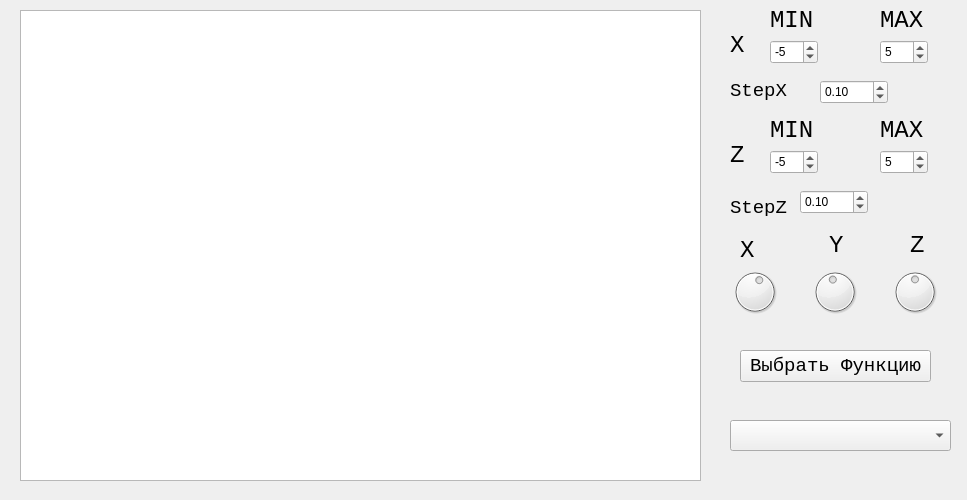
<?xml version="1.0" encoding="UTF-8"?>
<ui version="4.0">
 <class>MainWindow</class>
 <widget class="QMainWindow" name="MainWindow">
  <property name="geometry">
   <rect>
    <x>0</x>
    <y>0</y>
    <width>967</width>
    <height>500</height>
   </rect>
  </property>
  <property name="windowTitle">
   <string>Алгоритм плавающего горизонта</string>
  </property>
  <widget class="QWidget" name="centralwidget">
   <widget class="QGraphicsView" name="view">
    <property name="geometry">
     <rect>
      <x>20</x>
      <y>10</y>
      <width>681</width>
      <height>471</height>
     </rect>
    </property>
   </widget>
   <widget class="QSpinBox" name="z_max">
    <property name="geometry">
     <rect>
      <x>880</x>
      <y>150</y>
      <width>48</width>
      <height>24</height>
     </rect>
    </property>
    <property name="minimum">
     <number>-601</number>
    </property>
    <property name="maximum">
     <number>601</number>
    </property>
    <property name="value">
     <number>5</number>
    </property>
   </widget>
   <widget class="QSpinBox" name="x_min">
    <property name="geometry">
     <rect>
      <x>770</x>
      <y>40</y>
      <width>48</width>
      <height>24</height>
     </rect>
    </property>
    <property name="minimum">
     <number>-711</number>
    </property>
    <property name="maximum">
     <number>711</number>
    </property>
    <property name="value">
     <number>-5</number>
    </property>
   </widget>
   <widget class="QLabel" name="label">
    <property name="geometry">
     <rect>
      <x>730</x>
      <y>35</y>
      <width>21</width>
      <height>21</height>
     </rect>
    </property>
    <property name="font">
     <font>
      <family>Courier New</family>
      <pointsize>18</pointsize>
     </font>
    </property>
    <property name="text">
     <string>X</string>
    </property>
   </widget>
   <widget class="QLabel" name="label_2">
    <property name="geometry">
     <rect>
      <x>730</x>
      <y>140</y>
      <width>21</width>
      <height>31</height>
     </rect>
    </property>
    <property name="font">
     <font>
      <family>Courier New</family>
      <pointsize>18</pointsize>
     </font>
    </property>
    <property name="text">
     <string>Z</string>
    </property>
   </widget>
   <widget class="QLabel" name="label_3">
    <property name="geometry">
     <rect>
      <x>730</x>
      <y>80</y>
      <width>81</width>
      <height>21</height>
     </rect>
    </property>
    <property name="font">
     <font>
      <family>Courier New</family>
      <pointsize>14</pointsize>
     </font>
    </property>
    <property name="text">
     <string>StepX</string>
    </property>
   </widget>
   <widget class="QLabel" name="label_4">
    <property name="geometry">
     <rect>
      <x>730</x>
      <y>200</y>
      <width>71</width>
      <height>16</height>
     </rect>
    </property>
    <property name="font">
     <font>
      <family>Courier New</family>
      <pointsize>14</pointsize>
     </font>
    </property>
    <property name="text">
     <string>StepZ</string>
    </property>
   </widget>
   <widget class="QDial" name="dial_x">
    <property name="geometry">
     <rect>
      <x>730</x>
      <y>260</y>
      <width>50</width>
      <height>64</height>
     </rect>
    </property>
    <property name="minimum">
     <number>-180</number>
    </property>
    <property name="maximum">
     <number>180</number>
    </property>
    <property name="value">
     <number>20</number>
    </property>
    <property name="wrapping">
     <bool>true</bool>
    </property>
   </widget>
   <widget class="QDial" name="dial_y">
    <property name="geometry">
     <rect>
      <x>810</x>
      <y>260</y>
      <width>50</width>
      <height>64</height>
     </rect>
    </property>
    <property name="minimum">
     <number>-180</number>
    </property>
    <property name="maximum">
     <number>180</number>
    </property>
    <property name="value">
     <number>-10</number>
    </property>
    <property name="wrapping">
     <bool>true</bool>
    </property>
   </widget>
   <widget class="QDial" name="dial_z">
    <property name="geometry">
     <rect>
      <x>890</x>
      <y>260</y>
      <width>50</width>
      <height>64</height>
     </rect>
    </property>
    <property name="minimum">
     <number>-45</number>
    </property>
    <property name="maximum">
     <number>45</number>
    </property>
    <property name="value">
     <number>0</number>
    </property>
    <property name="wrapping">
     <bool>true</bool>
    </property>
   </widget>
   <widget class="QLabel" name="label_5">
    <property name="geometry">
     <rect>
      <x>740</x>
      <y>240</y>
      <width>21</width>
      <height>21</height>
     </rect>
    </property>
    <property name="font">
     <font>
      <family>Courier New</family>
      <pointsize>18</pointsize>
     </font>
    </property>
    <property name="text">
     <string>X</string>
    </property>
   </widget>
   <widget class="QLabel" name="label_6">
    <property name="geometry">
     <rect>
      <x>829</x>
      <y>230</y>
      <width>21</width>
      <height>31</height>
     </rect>
    </property>
    <property name="font">
     <font>
      <family>Courier New</family>
      <pointsize>18</pointsize>
     </font>
    </property>
    <property name="text">
     <string>Y</string>
    </property>
   </widget>
   <widget class="QLabel" name="label_7">
    <property name="geometry">
     <rect>
      <x>910</x>
      <y>230</y>
      <width>20</width>
      <height>31</height>
     </rect>
    </property>
    <property name="font">
     <font>
      <family>Courier New</family>
      <pointsize>18</pointsize>
     </font>
    </property>
    <property name="text">
     <string>Z</string>
    </property>
   </widget>
   <widget class="QSpinBox" name="x_max">
    <property name="geometry">
     <rect>
      <x>880</x>
      <y>40</y>
      <width>48</width>
      <height>24</height>
     </rect>
    </property>
    <property name="minimum">
     <number>-711</number>
    </property>
    <property name="maximum">
     <number>711</number>
    </property>
    <property name="value">
     <number>5</number>
    </property>
   </widget>
   <widget class="QLabel" name="label_8">
    <property name="geometry">
     <rect>
      <x>880</x>
      <y>10</y>
      <width>51</width>
      <height>21</height>
     </rect>
    </property>
    <property name="font">
     <font>
      <family>Courier New</family>
      <pointsize>18</pointsize>
     </font>
    </property>
    <property name="text">
     <string>MAX</string>
    </property>
   </widget>
   <widget class="QLabel" name="label_9">
    <property name="geometry">
     <rect>
      <x>770</x>
      <y>10</y>
      <width>51</width>
      <height>21</height>
     </rect>
    </property>
    <property name="font">
     <font>
      <family>Courier New</family>
      <pointsize>18</pointsize>
     </font>
    </property>
    <property name="text">
     <string>MIN</string>
    </property>
   </widget>
   <widget class="QLabel" name="label_10">
    <property name="geometry">
     <rect>
      <x>880</x>
      <y>120</y>
      <width>51</width>
      <height>21</height>
     </rect>
    </property>
    <property name="font">
     <font>
      <family>Courier New</family>
      <pointsize>18</pointsize>
     </font>
    </property>
    <property name="text">
     <string>MAX</string>
    </property>
   </widget>
   <widget class="QSpinBox" name="z_min">
    <property name="geometry">
     <rect>
      <x>770</x>
      <y>150</y>
      <width>48</width>
      <height>24</height>
     </rect>
    </property>
    <property name="minimum">
     <number>-601</number>
    </property>
    <property name="maximum">
     <number>601</number>
    </property>
    <property name="value">
     <number>-5</number>
    </property>
   </widget>
   <widget class="QLabel" name="label_11">
    <property name="geometry">
     <rect>
      <x>770</x>
      <y>120</y>
      <width>51</width>
      <height>21</height>
     </rect>
    </property>
    <property name="font">
     <font>
      <family>Courier New</family>
      <pointsize>18</pointsize>
     </font>
    </property>
    <property name="text">
     <string>MIN</string>
    </property>
   </widget>
   <widget class="QPushButton" name="draw">
    <property name="geometry">
     <rect>
      <x>740</x>
      <y>350</y>
      <width>191</width>
      <height>32</height>
     </rect>
    </property>
    <property name="font">
     <font>
      <family>Courier New</family>
      <pointsize>14</pointsize>
     </font>
    </property>
    <property name="text">
     <string>Выбрать Функцию</string>
    </property>
   </widget>
   <widget class="QDoubleSpinBox" name="dx">
    <property name="geometry">
     <rect>
      <x>820</x>
      <y>80</y>
      <width>68</width>
      <height>24</height>
     </rect>
    </property>
    <property name="singleStep">
     <double>0.100000000000000</double>
    </property>
    <property name="value">
     <double>0.100000000000000</double>
    </property>
   </widget>
   <widget class="QDoubleSpinBox" name="dz">
    <property name="geometry">
     <rect>
      <x>800</x>
      <y>190</y>
      <width>68</width>
      <height>24</height>
     </rect>
    </property>
    <property name="singleStep">
     <double>0.100000000000000</double>
    </property>
    <property name="value">
     <double>0.100000000000000</double>
    </property>
   </widget>
   <widget class="QComboBox" name="funcs">
    <property name="geometry">
     <rect>
      <x>730</x>
      <y>420</y>
      <width>221</width>
      <height>31</height>
     </rect>
    </property>
   </widget>
  </widget>
 </widget>
 <resources/>
 <connections/>
</ui>
